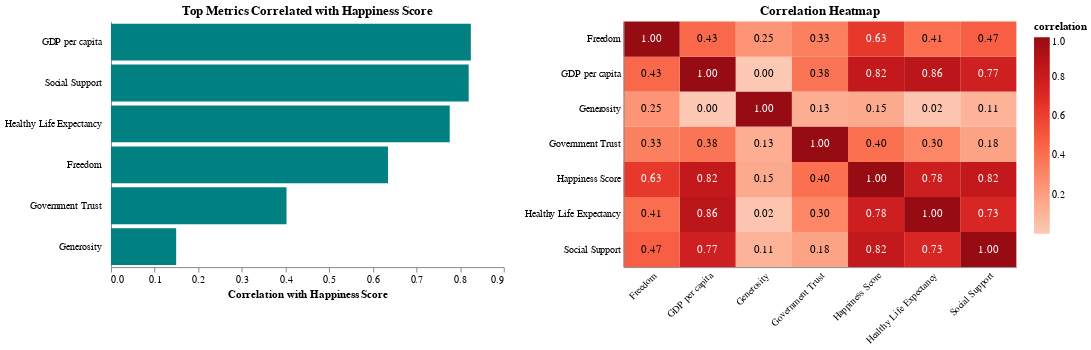

The code cell stored with this chart in its notebook:
### Code cell
chart2 = (top_factors | heatmap).configure_view(
    stroke=None
)
chart2

### Figure 1 — Vega-Lite specification as saved in the notebook (floating-point values rounded to 4 significant figures)
{"config": {"view": {"continuousWidth": 300, "continuousHeight": 300, "stroke": null}}, "hconcat": [{"data": {"name": "data-f513e565c38fa4077c8cb80191889f10"}, "mark": {"type": "bar", "color": "teal"}, "encoding": {"tooltip": [{"field": "Factor", "type": "nominal"}, {"field": "Correlation with Happiness Score", "type": "quantitative"}], "x": {"axis": {"grid": false, "labelPadding": 3}, "field": "Correlation with Happiness Score", "type": "quantitative"}, "y": {"axis": {"labelPadding": 10, "ticks": false}, "field": "Factor", "sort": "-x", "title": null, "type": "nominal"}}, "height": 250, "title": "Top Metrics Correlated with Happiness Score", "width": 400}, {"layer": [{"mark": {"type": "rect"}, "encoding": {"color": {"field": "correlation", "scale": {"scheme": "reds"}, "type": "quantitative"}, "x": {"axis": {"grid": false, "labelAngle": -45, "labelPadding": 3, "ticks": false, "title": null}, "field": "Variable 2", "type": "ordinal"}, "y": {"axis": {"grid": false, "labelPadding": 3, "ticks": false, "title": null}, "field": "Variable 1", "type": "ordinal"}}}, {"mark": {"type": "text"}, "encoding": {"color": {"condition": {"test": "(datum.correlation > 0.5)", "value": "white"}, "value": "black"}, "text": {"field": "correlation", "format": ".2f", "type": "quantitative"}, "x": {"axis": {"grid": false, "labelAngle": -45, "labelPadding": 3, "ticks": false, "title": null}, "field": "Variable 2", "type": "ordinal"}, "y": {"axis": {"grid": false, "labelPadding": 3, "ticks": false, "title": null}, "field": "Variable 1", "type": "ordinal"}}}], "data": {"name": "data-d5870b61c82e1f65744c9db2ceb46c81"}, "height": 250, "title": {"text": "Correlation Heatmap", "anchor": "middle"}, "width": 400}], "$schema": "https://vega.github.io/schema/vega-lite/v5.8.0.json", "datasets": {"data-f513e565c38fa4077c8cb80191889f10": [{"Factor": "GDP per capita", "Correlation with Happiness Score": 0.8245}, {"Factor": "Social Support", "Correlation with Happiness Score": 0.8196}, {"Factor": "Healthy Life Expectancy", "Correlation with Happiness Score": 0.7762}, {"Factor": "Freedom", "Correlation with Happiness Score": 0.6347}, {"Factor": "Government Trust", "Correlation with Happiness Score": 0.4022}, {"Factor": "Generosity", "Correlation with Happiness Score": 0.1494}], "data-d5870b61c82e1f65744c9db2ceb46c81": [{"Variable 1": "Happiness Score", "Variable 2": "Happiness Score", "correlation": 1.0}, {"Variable 1": "Happiness Score", "Variable 2": "GDP per capita", "correlation": 0.8245}, {"Variable 1": "Happiness Score", "Variable 2": "Social Support", "correlation": 0.8196}, {"Variable 1": "Happiness Score", "Variable 2": "Healthy Life Expectancy", "correlation": 0.7762}, {"Variable 1": "Happiness Score", "Variable 2": "Freedom", "correlation": 0.6347}, {"Variable 1": "Happiness Score", "Variable 2": "Generosity", "correlation": 0.1494}, {"Variable 1": "Happiness Score", "Variable 2": "Government Trust", "correlation": 0.4022}, {"Variable 1": "GDP per capita", "Variable 2": "Happiness Score", "correlation": 0.8245}, {"Variable 1": "GDP per capita", "Variable 2": "GDP per capita", "correlation": 1.0}, {"Variable 1": "GDP per capita", "Variable 2": "Social Support", "correlation": 0.7684}, {"Variable 1": "GDP per capita", "Variable 2": "Healthy Life Expectancy", "correlation": 0.8592}, {"Variable 1": "GDP per capita", "Variable 2": "Freedom", "correlation": 0.4346}, {"Variable 1": "GDP per capita", "Variable 2": "Generosity", "correlation": 0.002679}, {"Variable 1": "GDP per capita", "Variable 2": "Government Trust", "correlation": 0.3804}, {"Variable 1": "Social Support", "Variable 2": "Happiness Score", "correlation": 0.8196}, {"Variable 1": "Social Support", "Variable 2": "GDP per capita", "correlation": 0.7684}, {"Variable 1": "Social Support", "Variable 2": "Social Support", "correlation": 1.0}, {"Variable 1": "Social Support", "Variable 2": "Healthy Life Expectancy", "correlation": 0.7256}, {"Variable 1": "Social Support", "Variable 2": "Freedom", "correlation": 0.4734}, {"Variable 1": "Social Support", "Variable 2": "Generosity", "correlation": 0.1083}, {"Variable 1": "Social Support", "Variable 2": "Government Trust", "correlation": 0.1799}, {"Variable 1": "Healthy Life Expectancy", "Variable 2": "Happiness Score", "correlation": 0.7762}, {"Variable 1": "Healthy Life Expectancy", "Variable 2": "GDP per capita", "correlation": 0.8592}, {"Variable 1": "Healthy Life Expectancy", "Variable 2": "Social Support", "correlation": 0.7256}, {"Variable 1": "Healthy Life Expectancy", "Variable 2": "Healthy Life Expectancy", "correlation": 1.0}, {"Variable 1": "Healthy Life Expectancy", "Variable 2": "Freedom", "correlation": 0.4115}, {"Variable 1": "Healthy Life Expectancy", "Variable 2": "Generosity", "correlation": 0.0225}, {"Variable 1": "Healthy Life Expectancy", "Variable 2": "Government Trust", "correlation": 0.3042}, {"Variable 1": "Freedom", "Variable 2": "Happiness Score", "correlation": 0.6347}, {"Variable 1": "Freedom", "Variable 2": "GDP per capita", "correlation": 0.4346}, {"Variable 1": "Freedom", "Variable 2": "Social Support", "correlation": 0.4734}, {"Variable 1": "Freedom", "Variable 2": "Healthy Life Expectancy", "correlation": 0.4115}, {"Variable 1": "Freedom", "Variable 2": "Freedom", "correlation": 1.0}, {"Variable 1": "Freedom", "Variable 2": "Generosity", "correlation": 0.2458}, {"Variable 1": "Freedom", "Variable 2": "Government Trust", "correlation": 0.3338}, {"Variable 1": "Generosity", "Variable 2": "Happiness Score", "correlation": 0.1494}, {"Variable 1": "Generosity", "Variable 2": "GDP per capita", "correlation": 0.002679}, {"Variable 1": "Generosity", "Variable 2": "Social Support", "correlation": 0.1083}, {"Variable 1": "Generosity", "Variable 2": "Healthy Life Expectancy", "correlation": 0.0225}, {"Variable 1": "Generosity", "Variable 2": "Freedom", "correlation": 0.2458}, {"Variable 1": "Generosity", "Variable 2": "Generosity", "correlation": 1.0}, {"Variable 1": "Generosity", "Variable 2": "Government Trust", "correlation": 0.1331}, {"Variable 1": "Government Trust", "Variable 2": "Happiness Score", "correlation": 0.4022}, {"Variable 1": "Government Trust", "Variable 2": "GDP per capita", "correlation": 0.3804}, {"Variable 1": "Government Trust", "Variable 2": "Social Support", "correlation": 0.1799}, {"Variable 1": "Government Trust", "Variable 2": "Healthy Life Expectancy", "correlation": 0.3042}, {"Variable 1": "Government Trust", "Variable 2": "Freedom", "correlation": 0.3338}, {"Variable 1": "Government Trust", "Variable 2": "Generosity", "correlation": 0.1331}, {"Variable 1": "Government Trust", "Variable 2": "Government Trust", "correlation": 1.0}]}}
